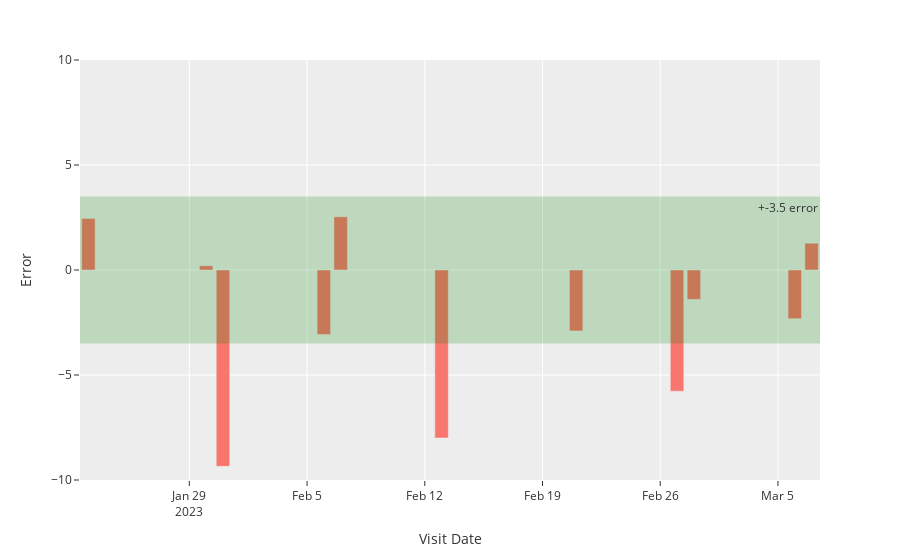

Write notebook code for a chart like this one.
### Code cell
fig = px.bar(visit_dates, x=visit_dates.index, y=visit_dates['Error'],
             range_y=[-10, 10], template='ggplot2')

fig.add_hrect(y0=-3.5, y1=3.5, line_width=0, fillcolor="green", opacity=0.2, annotation_text="+-3.5 error")

fig.show()

### Figure 1 — Plotly figure (JSON) as saved in the notebook; plotly's stock layout.template omitted (floating-point values rounded to 4 significant figures)
{"data": [{"alignmentgroup": "True", "hovertemplate": "Visit Date=%{x}<br>Error=%{y}<extra></extra>", "legendgroup": "", "marker": {"color": "#F8766D", "pattern": {"shape": ""}}, "name": "", "offsetgroup": "", "orientation": "v", "showlegend": false, "textposition": "auto", "type": "bar", "x": ["2023-01-23T00:00:00", "2023-01-30T00:00:00", "2023-01-31T00:00:00", "2023-02-06T00:00:00", "2023-02-07T00:00:00", "2023-02-13T00:00:00", "2023-02-21T00:00:00", "2023-02-27T00:00:00", "2023-02-28T00:00:00", "2023-03-06T00:00:00", "2023-03-07T00:00:00"], "xaxis": "x", "y": [2.457, 0.2, -9.35, -3.067, 2.533, -8, -2.9, -5.77, -1.4, -2.32, 1.275], "yaxis": "y"}], "layout": {"annotations": [{"showarrow": false, "text": "+-3.5 error", "x": 1, "xanchor": "right", "xref": "x domain", "y": 3.5, "yanchor": "top", "yref": "y"}], "barmode": "relative", "legend": {"tracegroupgap": 0}, "margin": {"t": 60}, "shapes": [{"fillcolor": "green", "line": {"width": 0}, "opacity": 0.2, "type": "rect", "x0": 0, "x1": 1, "xref": "x domain", "y0": -3.5, "y1": 3.5, "yref": "y"}], "xaxis": {"anchor": "y", "domain": [0, 1], "title": {"text": "Visit Date"}}, "yaxis": {"anchor": "x", "domain": [0, 1], "range": [-10, 10], "title": {"text": "Error"}}}}
